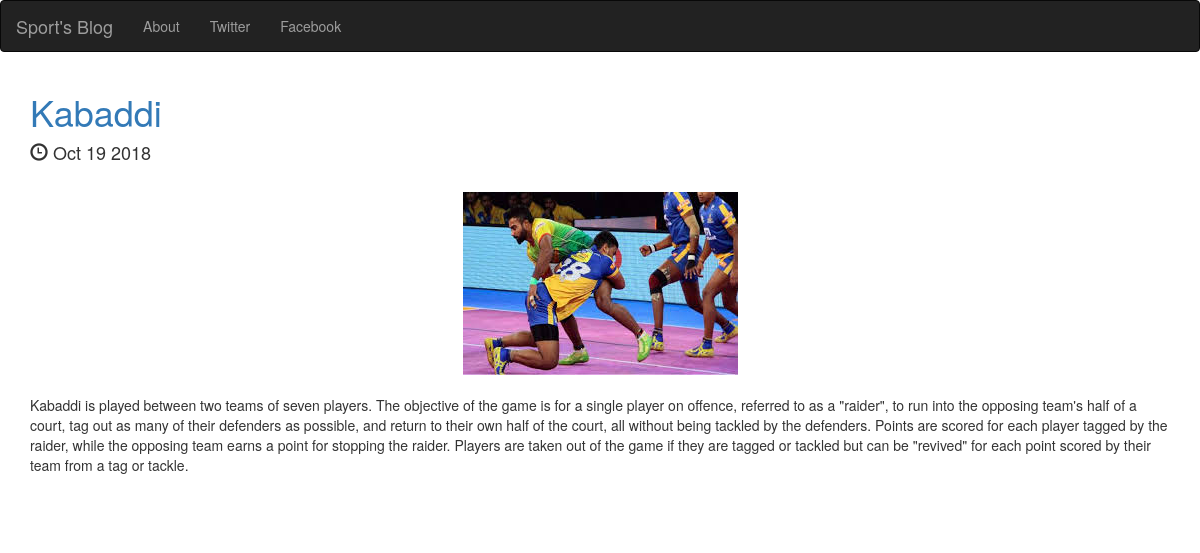
The app's page /posts/4/ with its own data.
### posts/models.py (models this page shows, shortened)
class Post(models.Model):
    title = models.CharField(max_length = 250)
    pub_date = models.DateTimeField()
    image = models.ImageField(upload_to = 'media/')
    body = models.TextField()
    def pub_date_pretty(self):
        return self.pub_date.strftime("%b %d %Y")

### posts/views.py (the view)
# urls.py: url(r'^posts/(?P<post_id>[0-9]+)/$',posts.views.post_details,name='posts_details'),
def post_details(request,post_id):
    post = get_object_or_404(Post,pk=post_id)
    return render(request,"posts/posts_details.html",{"post":post})

### posts/templates/posts/posts_details.html (shortened to what this page needs)
<!DOCTYPE html>
<html lang="en">
  <head>
    <link rel="stylesheet" href="https://maxcdn.bootstrapcdn.com/bootstrap/3.3.7/css/bootstrap.min.css">
  </head>
  <body>
    <nav class="navbar navbar-inverse">
        <div class="navbar-header">
          <a class="navbar-brand" href="{% url 'home' %}">Sport's Blog</a>
        </div>
        <div class="collapse navbar-collapse" id="mynav">
          <ul class="nav navbar-nav">
            <li><a href="{% url 'about' %}">About</a></li>
            <li><a href="https://twitter.com/login?lang=en">Twitter</a></li>
            <li><a href="http://www.Facebook.com">Facebook</a></li>
          </ul>
        </div>
    </nav>
    <div class="container">
      <a href="{% url 'posts_details' post.id %}"><h1>{{post.title}}</h1></a>
      <h4><span class="glyphicon glyphicon-time" aria-hidden="true"></span> {{post.pub_date_pretty}}</h4>
      <br />
      <img src= "{{post.image.url}}" class="imr-responsive  center-block" style="max-height:300px;" />
      <br />
      <p>{{post.body}}</p>
      <br />
      <br />
      </div>
  </body>
</html>

### records on screen
Post: title "Kabaddi", pub_date_pretty "Oct 19 2018", image (picture), body "Kabaddi is played between two teams of seven players. The objective of the game is for a single player on offence, referred to as a \"raider\", to run into the opposing team's half of a court, tag out as many of their defenders as possible, and return to their own half of the court, all without being tackled by the defenders. Points are scored for each player tagged by the raider, while the opposing team earns a point for stopping the raider. Players are taken out of the game if they are tagged or tackled but can be \"revived\" for each point scored by their team from a tag or tackle."
